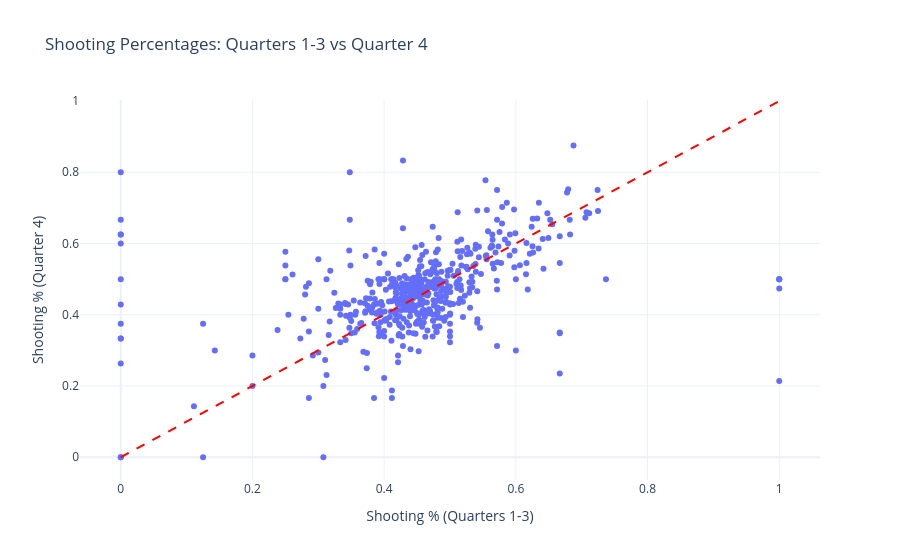

The cell this chart's notebook holds for it:
### Code cell
data = pd.read_csv(r'C:\Users\mgang\Desktop\NBA_2023_24_shot_data.csv')

non_clutch_data = data[data['PERIOD'].isin([1, 2, 3])]
clutch_data = data[data['PERIOD'] == 4]

non_clutch_stats = non_clutch_data.groupby('PLAYER_NAME').agg(
    shots_attempted=('SHOT_ATTEMPTED_FLAG', 'sum'),
    shots_made=('SHOT_MADE_FLAG', 'sum')
)
non_clutch_stats['non_clutch_percentage'] = (
    non_clutch_stats['shots_made'] / non_clutch_stats['shots_attempted']
).fillna(0)

clutch_stats = clutch_data.groupby('PLAYER_NAME').agg(
    shots_attempted=('SHOT_ATTEMPTED_FLAG', 'sum'),
    shots_made=('SHOT_MADE_FLAG', 'sum')
)
clutch_stats['clutch_percentage'] = (
    clutch_stats['shots_made'] / clutch_stats['shots_attempted']
).fillna(0)

clutch_analysis = pd.merge(
    non_clutch_stats[['non_clutch_percentage']],
    clutch_stats[['clutch_percentage']],
    left_index=True,
    right_index=True,
    how='inner'
).reset_index()

fig = px.scatter(
    clutch_analysis,
    x='non_clutch_percentage',
    y='clutch_percentage',
    hover_name='PLAYER_NAME',
    labels={
        'non_clutch_percentage': 'Shooting % (Quarters 1-3)',
        'clutch_percentage': 'Shooting % (Quarter 4)'
    },
    title='Shooting Percentages: Quarters 1-3 vs Quarter 4',
    template='plotly_white'
)

fig.add_shape(
    type="line",
    x0=0, y0=0, x1=1, y1=1,
    line=dict(color="red", dash="dash"),
    xref='x', yref='y'
)

fig.show()

### Figure 1 — Plotly figure (JSON) as saved in the notebook; plotly's stock layout.template omitted (floating-point values rounded to 4 significant figures; data arrays with more than 128 entries replaced by an {"elided": "..."} marker saying what was removed)
{"data": [{"hovertemplate": "<b>%{hovertext}</b><br><br>Shooting % (Quarters 1-3)=%{x}<br>Shooting % (Quarter 4)=%{y}<extra></extra>", "hovertext": {"elided": "531 str values"}, "legendgroup": "", "marker": {"color": "#636efa", "symbol": "circle"}, "mode": "markers", "name": "", "orientation": "v", "showlegend": false, "type": "scatter", "x": {"elided": "531 float values"}, "xaxis": "x", "y": {"elided": "531 float values"}, "yaxis": "y"}], "layout": {"legend": {"tracegroupgap": 0}, "shapes": [{"line": {"color": "red", "dash": "dash"}, "type": "line", "x0": 0, "x1": 1, "xref": "x", "y0": 0, "y1": 1, "yref": "y"}], "title": {"text": "Shooting Percentages: Quarters 1-3 vs Quarter 4"}, "xaxis": {"anchor": "y", "domain": [0, 1], "title": {"text": "Shooting % (Quarters 1-3)"}}, "yaxis": {"anchor": "x", "domain": [0, 1], "title": {"text": "Shooting % (Quarter 4)"}}}}
